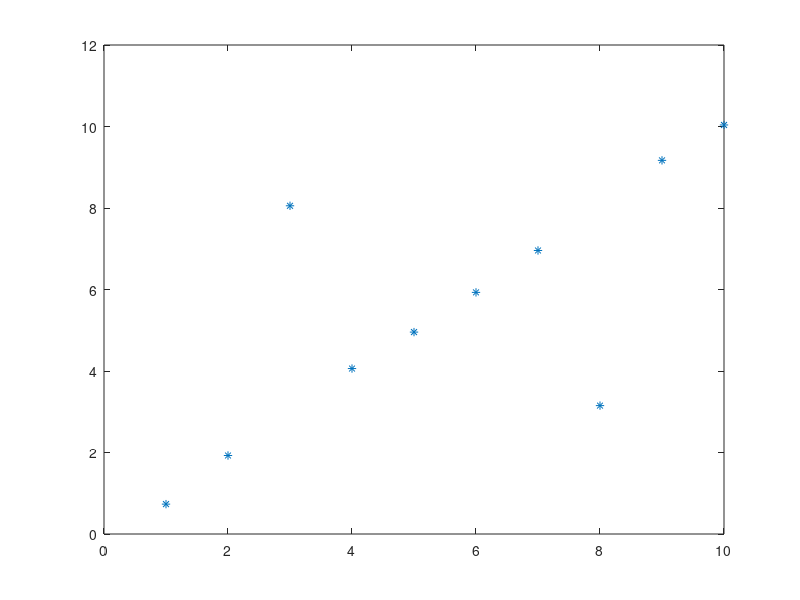

MATLAB code for this plot: (Note: this script raises an error after producing the figure.)
addpath('..\functions')
iter = 200; % number of iteration for EM alogrithm
mcmc_steps = 4000; burn_steps = 2000; 
n = 10; d = 1; 
X =  (1:1:10)'; b = 1; sigma = 0.1;
rng(1)
Y = X*b + sigma*randn(n,1);
%plot(X,Y,'*');
Y_P = Y;
Y_P(3) = Y(8);
Y_P(8) = Y(3);
plot(X,Y_P,'*')
P_true = [1 2 8 4 5 6 7 3 9 10];
%-------------------------------
beta_naive = X\Y_P;
%-------------------------------
order = 1:n;
theta = 0;
[beta_EMEB, sigma_EMEB, track1, track2] =  EM_mal_EB(Y_P, X, iter, mcmc_steps, burn_steps, theta, beta_naive, order);

beta_EMEB

b

sort(X)\sort(Y_P)

plot(track1, '*')
plot(track2, '*')

%EM
order = 1:n;
[beta_EM, sigma_EM] = EM_mal_tricks(Y_P, X, iter, mcmc_steps, burn_steps, 0, beta_naive, order);

